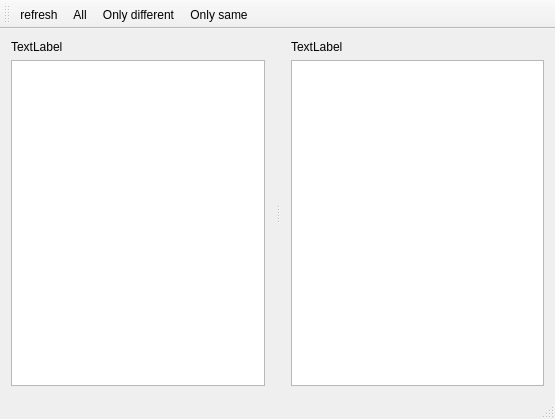
<?xml version="1.0" encoding="UTF-8"?>
<ui version="4.0">
 <class>DebugCompareClass</class>
 <widget class="QMainWindow" name="DebugCompareClass">
  <property name="geometry">
   <rect>
    <x>0</x>
    <y>0</y>
    <width>555</width>
    <height>419</height>
   </rect>
  </property>
  <property name="windowTitle">
   <string>DebugCompare</string>
  </property>
  <widget class="QWidget" name="centralWidget">
   <layout class="QGridLayout" name="gridLayout">
    <property name="leftMargin">
     <number>0</number>
    </property>
    <property name="topMargin">
     <number>0</number>
    </property>
    <property name="rightMargin">
     <number>0</number>
    </property>
    <property name="bottomMargin">
     <number>0</number>
    </property>
    <property name="horizontalSpacing">
     <number>0</number>
    </property>
    <item row="0" column="0">
     <widget class="QSplitter" name="splitter">
      <property name="orientation">
       <enum>Qt::Horizontal</enum>
      </property>
      <widget class="QWidget" name="">
       <layout class="QVBoxLayout" name="verticalLayout">
        <item>
         <widget class="QLabel" name="lblObjLeft">
          <property name="text">
           <string>TextLabel</string>
          </property>
         </widget>
        </item>
        <item>
         <widget class="QTableView" name="twLeft"/>
        </item>
       </layout>
      </widget>
      <widget class="QWidget" name="">
       <layout class="QVBoxLayout" name="verticalLayout_2">
        <item>
         <widget class="QLabel" name="lblObjRight">
          <property name="text">
           <string>TextLabel</string>
          </property>
         </widget>
        </item>
        <item>
         <widget class="QTableView" name="twRight"/>
        </item>
       </layout>
      </widget>
     </widget>
    </item>
   </layout>
  </widget>
  <widget class="QToolBar" name="mainToolBar">
   <attribute name="toolBarArea">
    <enum>TopToolBarArea</enum>
   </attribute>
   <attribute name="toolBarBreak">
    <bool>false</bool>
   </attribute>
   <addaction name="actionrefresh"/>
   <addaction name="actionAll"/>
   <addaction name="actionOnly_different"/>
   <addaction name="actionOnly_same"/>
  </widget>
  <widget class="QStatusBar" name="statusBar"/>
  <action name="actionOnly_same">
   <property name="icon">
    <iconset resource="DebuggerUI.qrc">
     <normaloff>:/DebuggerUI/resources/equal.png</normaloff>:/DebuggerUI/resources/equal.png</iconset>
   </property>
   <property name="text">
    <string>Only same</string>
   </property>
   <property name="menuRole">
    <enum>QAction::NoRole</enum>
   </property>
  </action>
  <action name="actionOnly_different">
   <property name="icon">
    <iconset resource="DebuggerUI.qrc">
     <normaloff>:/DebuggerUI/resources/diff.png</normaloff>:/DebuggerUI/resources/diff.png</iconset>
   </property>
   <property name="text">
    <string>Only different</string>
   </property>
   <property name="menuRole">
    <enum>QAction::NoRole</enum>
   </property>
  </action>
  <action name="actionAll">
   <property name="icon">
    <iconset resource="DebuggerUI.qrc">
     <normaloff>:/DebuggerUI/resources/all.png</normaloff>:/DebuggerUI/resources/all.png</iconset>
   </property>
   <property name="text">
    <string>All</string>
   </property>
   <property name="menuRole">
    <enum>QAction::NoRole</enum>
   </property>
  </action>
  <action name="actionrefresh">
   <property name="icon">
    <iconset resource="DebuggerUI.qrc">
     <normaloff>:/DebuggerUI/resources/refresh.png</normaloff>:/DebuggerUI/resources/refresh.png</iconset>
   </property>
   <property name="text">
    <string>refresh</string>
   </property>
   <property name="menuRole">
    <enum>QAction::NoRole</enum>
   </property>
  </action>
 </widget>
 <layoutdefault spacing="6" margin="11"/>
 <resources>
  <include location="DebuggerUI.qrc"/>
 </resources>
 <connections/>
</ui>
